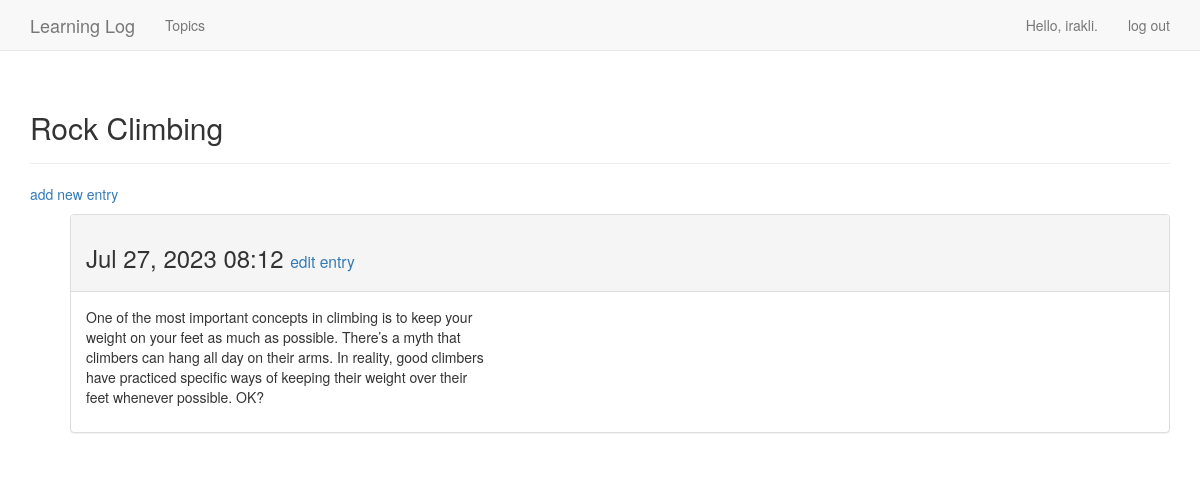
/topics/2/ (signed in), run on the app's committed database.
### learning_logs/models.py (models this page shows, shortened)
class Topic(models.Model):
  text = models.CharField(max_length=200)
  date_added = models.DateTimeField(auto_now_add=True)
  owner = models.ForeignKey(User, models.DO_NOTHING)
  def __str__(self):
    return self.text

class Entry(models.Model):
  topic = models.ForeignKey(Topic, models.DO_NOTHING)
  text = models.TextField()
  date_added = models.DateTimeField(auto_now_add=True)
  class Meta:
    verbose_name_plural = 'entries'

### learning_logs/views.py (the view)
# urls.py: re_path(r'^topics/(?P<topic_id>\d+)/$', views.topic, name='topic'),
@login_required
def topic(request, topic_id):
  topic = Topic.objects.get(id=topic_id)
  if topic.owner != request.user:
    raise Http404
  entries = topic.entry_set.order_by('-date_added')
  context = {'topic': topic, 'entries': entries}
  return render(request, 'learning_logs/topic.html', context)

### learning_logs/templates/learning_logs/topic.html (shortened to what this page needs)
{% extends 'learning_logs/base.html' %}
{% block header %}
  <h2>{{ topic }}</h2>
{% endblock header %}
{% block content %}
  <p>
    <a href="{% url 'learning_logs:new_entry' topic.id %}">add new entry</a>
  </p>
  <ul>
  {% for entry in entries %}
    <div class="panel panel-default">
      <div class="panel-heading">
        <h3>
          {{ entry.date_added|date:'M d, Y H:i' }}
          <small>
            <a href="{% url 'learning_logs:edit_entry' entry.id %}">
              edit entry</a>
          </small>
        </h3>
      </div>
      <div class="panel-body">
        {{ entry.text|linebreaks }}
      </div>
    </div> <!-- panel -- >
  {% empty %}
      There are no entries for this topic yet.
  {% endfor %}
{% endblock content %}

### learning_logs/templates/learning_logs/base.html (shortened to what this page needs)
{% load bootstrap3 %}
<!DOCTYPE html>
<html lang='en'>
  <head>
    {% bootstrap_css %}
  </head>
  <body>
    <nav class="navbar navbar-default navbar-static-top">
      <div class="container">
        <div class="navbar-header">
          <a class="navbar-brand" href="{% url 'learning_logs:index' %}">
          Learning Log</a>
        </div>
        <div id="navbar" class="navbar-collapse collapse">
          <ul class="nav navbar-nav">
            <li><a href="{% url 'learning_logs:topics' %}">Topics</a></li>
          </ul>
          <ul class="nav navbar-nav navbar-right">
            {% if user.is_authenticated %}
              <li><a>Hello, {{ user.username }}.</a></li>
              <li><a href="{% url 'users:logout' %}">log out</a></li>
            {% else %}
              <li><a href="{% url 'users:register' %}">register</a></li>
              <li><a href="{% url 'users:login' %}">log in</a></li>
            {% endif %}
          </ul>
        </div>
      </div>
    </nav>
    <div class="container">
      <div class="page-header">
        {% block header %}{% endblock header %}
      </div>
      <div>
        {% block content %}{% endblock content %}
  </body>
</html>

### data on the page
Topic: text "Rock Climbing"
Entry: date_added "Jul 27, 2023 08:12", text "One of the most important concepts in climbing is to keep your weight on your feet as much as possible. There’s a myth that climbers can hang all day on their arms. In reality, good climbers have practiced specific ways of keeping their weight over their feet whenever possible. OK?"

### other printed values
{{ user.username }} "irakli"
